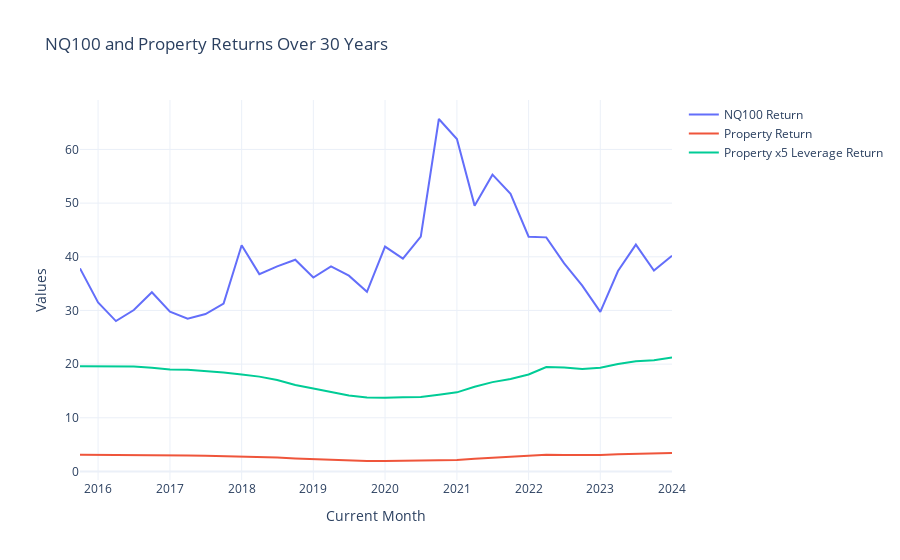

Notebook cell for this chart:
### Markdown cell above
# plot the return

### Code cell
import pandas as pd
import plotly.graph_objects as go

def plot_data(df):
    # Create a Plotly figure
    fig = go.Figure()

    # Plot nq100_return
    fig.add_trace(go.Scatter(x=df['current_month'],
                             y=df['nq100_return'],
                             mode='lines',
                             name='NQ100 Return'))

    # Plot property_return
    fig.add_trace(go.Scatter(x=df['current_month'],
                             y=df['property_return'],
                             mode='lines',
                             name='Property Return'))

    # Plot property_x_5_leverage_return
    fig.add_trace(go.Scatter(x=df['current_month'],
                             y=df['property_x_5_leverage_return'],
                             mode='lines',
                             name='Property x5 Leverage Return'))

    # Update layout
    fig.update_layout(title=f'NQ100 and Property Returns Over {holding_year} Years',
                      xaxis_title='Current Month',
                      yaxis_title='Values',
                      template='plotly_white')

    # Show the plot
    fig.show()

# Call the function to plot the data
plot_data(return_date)

### Figure 1 — Plotly figure (JSON) as saved in the notebook; plotly's stock layout.template omitted (floating-point values rounded to 4 significant figures)
{"data": [{"mode": "lines", "name": "NQ100 Return", "type": "scatter", "visible": true, "x": ["2015-10-01 00:00:00", "2016-01-01 00:00:00", "2016-04-01 00:00:00", "2016-07-01 00:00:00", "2016-10-01 00:00:00", "2017-01-01 00:00:00", "2017-04-01 00:00:00", "2017-07-01 00:00:00", "2017-10-01 00:00:00", "2018-01-01 00:00:00", "2018-04-01 00:00:00", "2018-07-01 00:00:00", "2018-10-01 00:00:00", "2019-01-01 00:00:00", "2019-04-01 00:00:00", "2019-07-01 00:00:00", "2019-10-01 00:00:00", "2020-01-01 00:00:00", "2020-04-01 00:00:00", "2020-07-01 00:00:00", "2020-10-01 00:00:00", "2021-01-01 00:00:00", "2021-04-01 00:00:00", "2021-07-01 00:00:00", "2021-10-01 00:00:00", "2022-01-01 00:00:00", "2022-04-01 00:00:00", "2022-07-01 00:00:00", "2022-10-01 00:00:00", "2023-01-01 00:00:00", "2023-04-01 00:00:00", "2023-07-01 00:00:00", "2023-10-01 00:00:00", "2024-01-01 00:00:00"], "y": [37.84, 31.49, 28.02, 30.08, 33.4, 29.79, 28.47, 29.33, 31.28, 42.15, 36.77, 38.21, 39.45, 36.13, 38.2, 36.48, 33.47, 41.91, 39.65, 43.78, 65.68, 61.95, 49.54, 55.31, 51.75, 43.75, 43.62, 38.77, 34.61, 29.74, 37.36, 42.28, 37.43, 40.21]}, {"mode": "lines", "name": "Property Return", "type": "scatter", "x": ["2015-10-01 00:00:00", "2016-01-01 00:00:00", "2016-04-01 00:00:00", "2016-07-01 00:00:00", "2016-10-01 00:00:00", "2017-01-01 00:00:00", "2017-04-01 00:00:00", "2017-07-01 00:00:00", "2017-10-01 00:00:00", "2018-01-01 00:00:00", "2018-04-01 00:00:00", "2018-07-01 00:00:00", "2018-10-01 00:00:00", "2019-01-01 00:00:00", "2019-04-01 00:00:00", "2019-07-01 00:00:00", "2019-10-01 00:00:00", "2020-01-01 00:00:00", "2020-04-01 00:00:00", "2020-07-01 00:00:00", "2020-10-01 00:00:00", "2021-01-01 00:00:00", "2021-04-01 00:00:00", "2021-07-01 00:00:00", "2021-10-01 00:00:00", "2022-01-01 00:00:00", "2022-04-01 00:00:00", "2022-07-01 00:00:00", "2022-10-01 00:00:00", "2023-01-01 00:00:00", "2023-04-01 00:00:00", "2023-07-01 00:00:00", "2023-10-01 00:00:00", "2024-01-01 00:00:00"], "y": [3.116, 3.117, 3.111, 3.111, 3.061, 3.001, 2.986, 2.942, 2.889, 2.815, 2.734, 2.61, 2.423, 2.291, 2.168, 2.027, 1.954, 1.945, 1.969, 1.979, 2.061, 2.147, 2.355, 2.53, 2.646, 2.815, 3.093, 3.077, 3.015, 3.065, 3.205, 3.307, 3.343, 3.444]}, {"mode": "lines", "name": "Property x5 Leverage Return", "type": "scatter", "visible": true, "x": ["2015-10-01 00:00:00", "2016-01-01 00:00:00", "2016-04-01 00:00:00", "2016-07-01 00:00:00", "2016-10-01 00:00:00", "2017-01-01 00:00:00", "2017-04-01 00:00:00", "2017-07-01 00:00:00", "2017-10-01 00:00:00", "2018-01-01 00:00:00", "2018-04-01 00:00:00", "2018-07-01 00:00:00", "2018-10-01 00:00:00", "2019-01-01 00:00:00", "2019-04-01 00:00:00", "2019-07-01 00:00:00", "2019-10-01 00:00:00", "2020-01-01 00:00:00", "2020-04-01 00:00:00", "2020-07-01 00:00:00", "2020-10-01 00:00:00", "2021-01-01 00:00:00", "2021-04-01 00:00:00", "2021-07-01 00:00:00", "2021-10-01 00:00:00", "2022-01-01 00:00:00", "2022-04-01 00:00:00", "2022-07-01 00:00:00", "2022-10-01 00:00:00", "2023-01-01 00:00:00", "2023-04-01 00:00:00", "2023-07-01 00:00:00", "2023-10-01 00:00:00", "2024-01-01 00:00:00"], "y": [19.58, 19.59, 19.56, 19.55, 19.31, 19.0, 18.93, 18.71, 18.44, 18.08, 17.67, 17.05, 16.11, 15.45, 14.84, 14.13, 13.77, 13.73, 13.85, 13.89, 14.3, 14.74, 15.78, 16.65, 17.23, 18.07, 19.47, 19.38, 19.07, 19.33, 20.02, 20.53, 20.72, 21.22]}], "layout": {"autosize": true, "title": {"text": "NQ100 and Property Returns Over 30 Years"}, "xaxis": {"autorange": true, "range": ["2015-10-01", "2024-01-01"], "title": {"text": "Current Month"}, "type": "date"}, "yaxis": {"autorange": true, "range": [-1.596, 69.22], "title": {"text": "Values"}, "type": "linear"}}}
